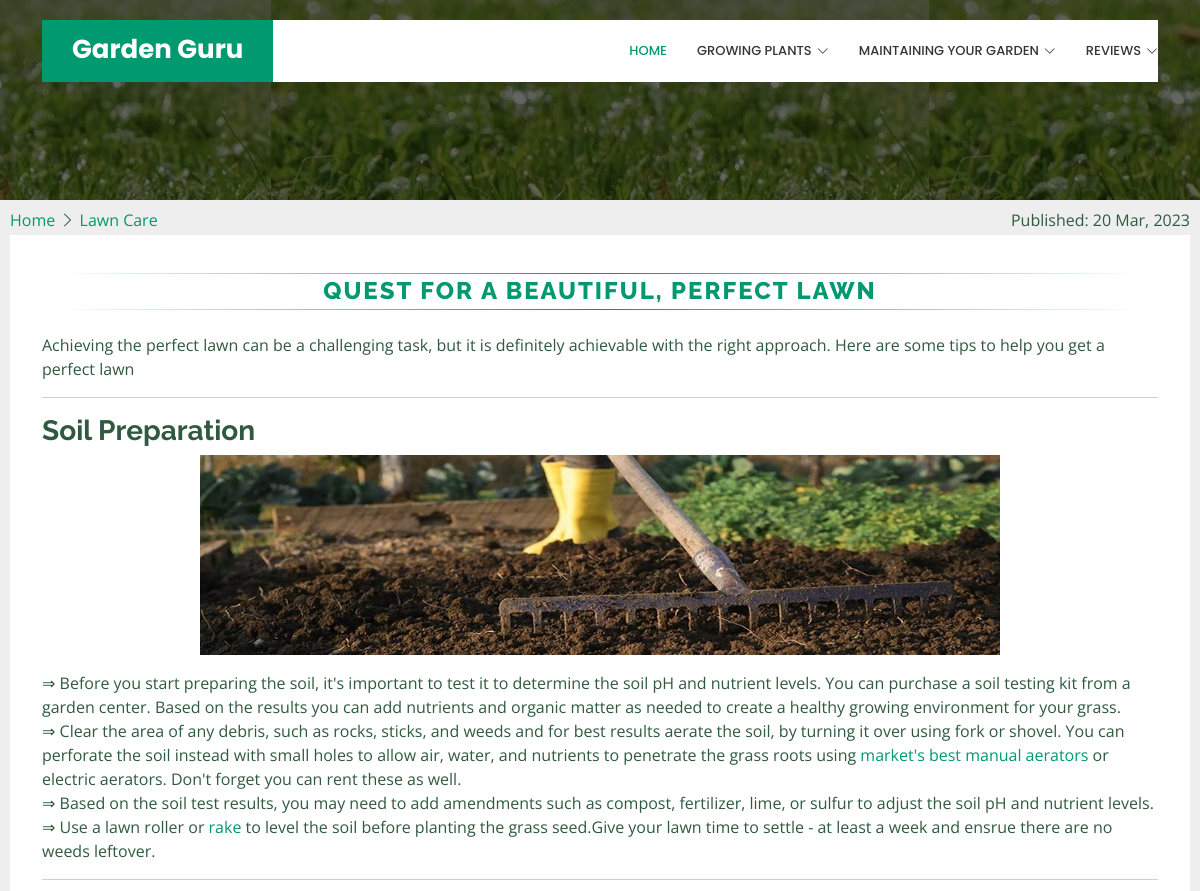
The app's page /article/12 (upper part), older data.
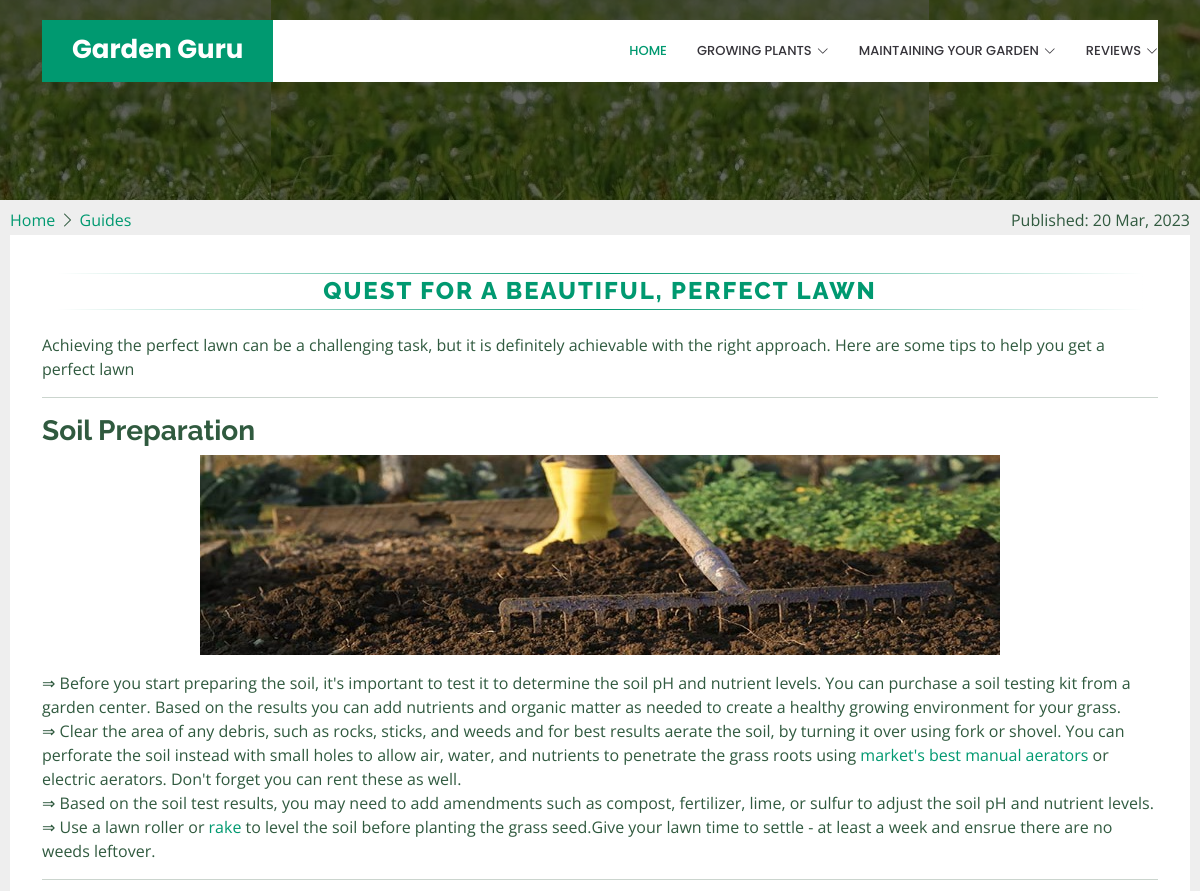
The same page, newer data.
### main/models.py (models this page shows, shortened)
class Article(models.Model):
	ArticleName = models.CharField(max_length=200)
	Articleimg = models.CharField(max_length=200, blank=True, null=True)
	ArticleTagName = models.ForeignKey(ArticleTag, on_delete=models.CASCADE, blank=True, null=True)
	NavSubCatName = models.ForeignKey(NavSubCat, on_delete=models.CASCADE)
	ArticleBody = RichTextField(blank=True, null=True)
	LastUpdated = models.DateTimeField(default=timezone.now)

class NavSubCat(models.Model):
	NavSubCatName = models.CharField(max_length=200)
	LastUpdated = models.DateTimeField(auto_now_add=True)
	NavCatName = models.ForeignKey(NavCat, on_delete=models.CASCADE)
	ArticleCategoryimg = models.CharField(max_length=200, blank=True, null=True)
	def __str__(self):
		return self.NavSubCatName

### main/views.py (the view)
# urls.py: path('article/<int:id>', views.article, name='article'),
def article(response, id):
	a = Article.objects.get(id=id)
	return render(response, 'main/article.html', {'ProductCategories':ProductCategories,
												'ProductCategoryGroups':ProductCategoryGroups,
												'Year':datetime.datetime.now().year,
												'NavSubCats':NavSubCat.objects.all().order_by('NavSubCatName'),
												'Articles':Article.objects.all(),
												'a':a,
												})

### main/templates/main/article.html (shortened to what this page needs)
{% extends 'main/base.html' %}
{% block content %}
  <section id="hero" class="d-flex align-items-center" style="background: url('{{a.Articleimg}}') center center; max-height: 200px;">
  </section>
  <main id="main">
    <div class="col-lg-12 mt-2 d-flex justify-content-between">
    <div class="col-lg-4">
      <a href="/">Home</a>
      <i class="bi bi-chevron-right"></i>
      <a href="/articlecategory/{{a.NavSubCatName.id}}">{{a.NavSubCatName}}</a>
    </div>
    <div class="col-lg-4 text-end">
      Published: {{a.LastUpdated|date:"d M, Y" }}
    </div>
    </div>
    <section class="article">
      <div class="container">
        <div class="col-lg-12 articletitle text-center">
          <h3 ><a href="/article/{{a.id}}">{{a.ArticleName}}</a></h3>
        </div>
        {{a.ArticleBody|safe}}
      </div>
    </section>
  </main>
{% endblock %}

Row changes from the older to the newer data that the page shows:
changed Article "QUEST FOR A BEAUTIFUL, PERFECT LAWN": NavSubCatName "Lawn Care" → "Guides"
